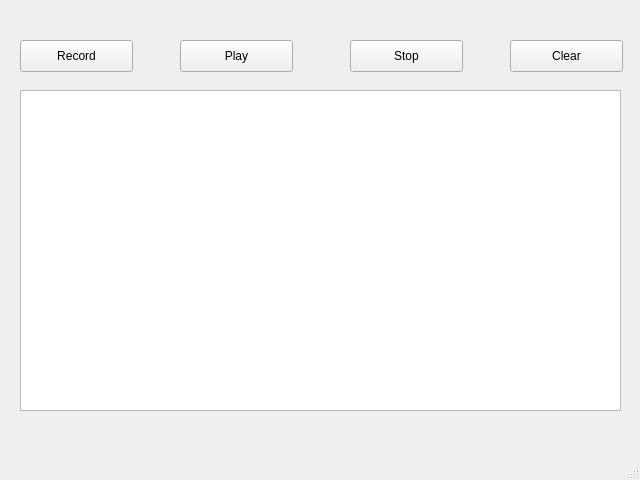
<?xml version="1.0" encoding="UTF-8"?>
<ui version="4.0">
 <class>MainWindow</class>
 <widget class="QMainWindow" name="MainWindow">
  <property name="geometry">
   <rect>
    <x>0</x>
    <y>0</y>
    <width>640</width>
    <height>480</height>
   </rect>
  </property>
  <property name="minimumSize">
   <size>
    <width>640</width>
    <height>480</height>
   </size>
  </property>
  <property name="maximumSize">
   <size>
    <width>640</width>
    <height>480</height>
   </size>
  </property>
  <property name="windowTitle">
   <string>MIDI Monitor</string>
  </property>
  <widget class="QWidget" name="centralwidget">
   <widget class="QPlainTextEdit" name="plainTextEdit">
    <property name="geometry">
     <rect>
      <x>20</x>
      <y>90</y>
      <width>601</width>
      <height>321</height>
     </rect>
    </property>
    <property name="horizontalScrollBarPolicy">
     <enum>Qt::ScrollBarAlwaysOff</enum>
    </property>
   </widget>
   <widget class="QPushButton" name="pushButton_record">
    <property name="geometry">
     <rect>
      <x>20</x>
      <y>40</y>
      <width>113</width>
      <height>32</height>
     </rect>
    </property>
    <property name="text">
     <string>Record</string>
    </property>
   </widget>
   <widget class="QPushButton" name="pushButton_clear">
    <property name="geometry">
     <rect>
      <x>510</x>
      <y>40</y>
      <width>113</width>
      <height>32</height>
     </rect>
    </property>
    <property name="text">
     <string>Clear</string>
    </property>
   </widget>
   <widget class="QPushButton" name="pushButton_play">
    <property name="geometry">
     <rect>
      <x>180</x>
      <y>40</y>
      <width>113</width>
      <height>32</height>
     </rect>
    </property>
    <property name="text">
     <string>Play</string>
    </property>
   </widget>
   <widget class="QPushButton" name="pushButton_stop">
    <property name="geometry">
     <rect>
      <x>350</x>
      <y>40</y>
      <width>113</width>
      <height>32</height>
     </rect>
    </property>
    <property name="text">
     <string>Stop</string>
    </property>
   </widget>
  </widget>
  <widget class="QMenuBar" name="menubar">
   <property name="geometry">
    <rect>
     <x>0</x>
     <y>0</y>
     <width>640</width>
     <height>22</height>
    </rect>
   </property>
  </widget>
  <widget class="QStatusBar" name="statusbar"/>
 </widget>
 <resources/>
 <connections/>
</ui>
